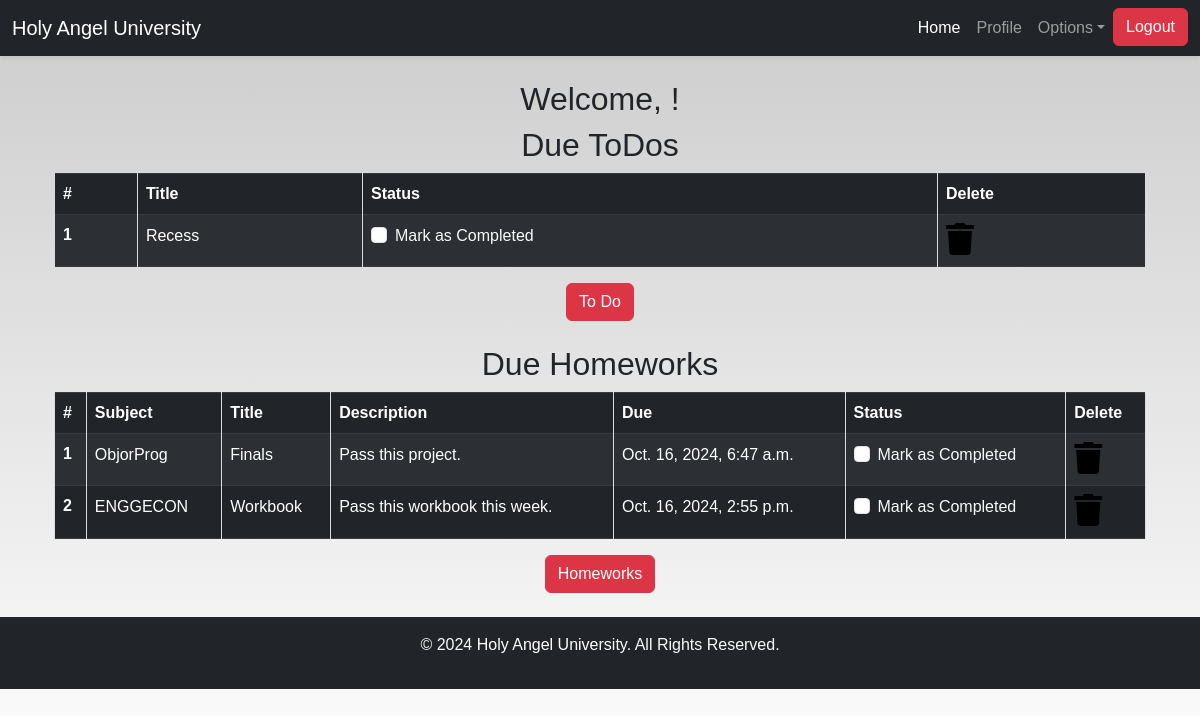
/profile/ (signed in), run on an earlier commit of the app's database.
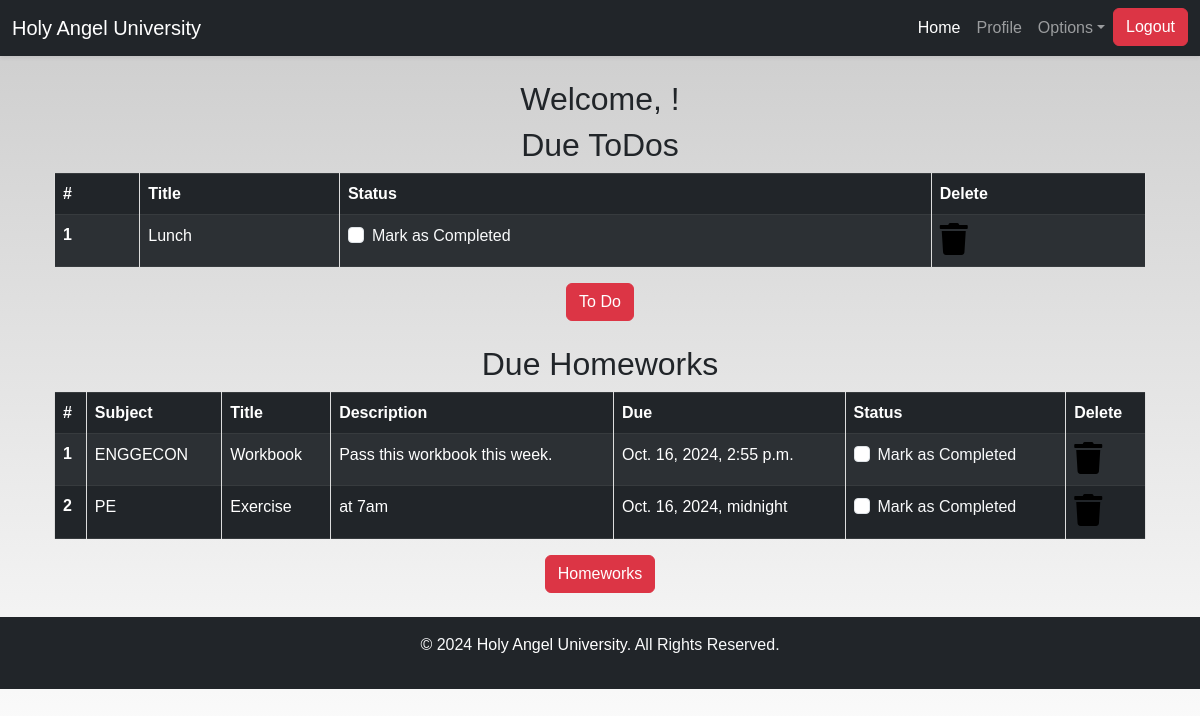
And on a later commit of the database.
### dashboard/models.py (models this page shows, shortened)
class Todo(models.Model):
    user = models.ForeignKey(User, on_delete=models.CASCADE)
    title = models.CharField(max_length=100)
    is_finished = models.BooleanField(default=False)

class Homework(models.Model):
    user = models.ForeignKey(User, on_delete=models.CASCADE)
    subject = models.CharField(max_length=50)
    title = models.CharField(max_length=100)
    description = models.TextField()
    due = models.DateTimeField()
    is_finished = models.BooleanField(default=False)

### dashboard/views.py (the view)
# urls.py: path('profile/', dashboard_views.profile, name='profile'),
def profile(request):
    homeworks = Homework.objects.filter(is_finished=False, user=request.user)
    todos = Todo.objects.filter(is_finished=False, user=request.user)
    context = {
        'homeworks': homeworks,
        'todos': todos,
        'homeworks_done': not homeworks.exists(),
        'todos_done': not todos.exists()
    }
    return render(request, "dashboard/profile.html", context)

### dashboard/templates/dashboard/profile.html
{% extends 'dashboard/base.html' %}
{% load static %}
{% load crispy_forms_tags %}
{% block content %}
<section class="text-center">
    <div class="container">
        <h2>Welcome, {{ user.first_name }} {{ user.middle_name }} {{ user.last_name }}!</h2>
        {% if not todos_done %}
        <h2>Due ToDos</h2>
        <table class="table table-striped table-bordered table-hover table-dark">
            <thead>
                <tr>
                    <th scope="col">#</th>
                    <th scope="col">Title</th>
                    <th scope="col">Status</th>
                    <th scope="col">Delete</th>
                </tr>
            </thead>
            <tbody>
            {% for todo in todos %}
                <tr>
                    <th scope="row">{{ forloop.counter }}</th>
                    <td>{{ todo.title }}</td>
                    <td>
                        <a href="{% url 'update-todo' todo.id %}">
                            <div class="form-check">
                                {% if todo.is_finished %}
                                <input class="form-check-input" type="checkbox" value="" checked>
                                {% else %}
                                <input class="form-check-input" type="checkbox" value="">
                                {% endif %}
                                <label class="form-check-label text-light" for="flexCheckDefault">
                                    Mark as Completed
                                </label>
                            </div>
                        </a>
                    </td>
                    <td><a href="{% url 'delete-todo' todo.id %}"><i class="fa fa-trash fa-2x"></i></a></td>
                </tr>
            {% endfor %}
            </tbody>
        </table>
        {% else %}
        <h3>All ToDos are completed!!!!</h3>
        {% endif %}
        <a href="{% url 'todo' %}" class="btn btn-danger">To Do</a>
        <br><br>
        {% if not homeworks_done %}
        <h2>Due Homeworks</h2>
        <table class="table table-striped table-bordered table-hover table-dark">
            <thead>
                <tr>
                    <th scope="col">#</th>
                    <th scope="col">Subject</th>
                    <th scope="col">Title</th>
                    <th scope="col">Description</th>
                    <th scope="col">Due</th>
                    <th scope="col">Status</th>
                    <th scope="col">Delete</th>
                </tr>
            </thead>
            <tbody>
            {% for homework in homeworks %}
                <tr>
                    <th scope="row">{{ forloop.counter }}</th>
                    <td>{{ homework.subject }}</td>
                    <td>{{ homework.title }}</td>
                    <td>{{ homework.description }}</td>
                    <td>{{ homework.due }}</td>
                    <td>
                        <a href="{% url 'update-homework' homework.id %}">
                            <div class="form-check">
                                {% if homework.is_finished %}
                                <input class="form-check-input" type="checkbox" value="" checked>
                                {% else %}
                                <input class="form-check-input" type="checkbox" value="">
                                {% endif %}
                                <label class="form-check-label text-light" for="flexCheckDefault">
                                    Mark as Completed
                                </label>
                            </div>
                        </a>
                    </td>
                    <td><a href="{% url 'delete-homework' homework.id %}"><i class="fa fa-trash fa-2x"></i></a></td>
                </tr>
            {% endfor %}
            </tbody>
        </table>
        {% else %}
        <h3>All Homeworks are completed!!!!</h3>
        {% endif %}
        <a href="{% url 'homework' %}" class="btn btn-danger">Homeworks</a>
    </div>
</section>
{% endblock content %}

What changed in the data, as far as the page shows it:
no longer on this page (row edited): Todo: title "Recess"
no longer on this page (row edited): Homework: subject "ObjorProg", title "Finals", description "Pass this project.", due "Oct. 16, 2024, 6:47 a.m."
now on this page (row edited): Todo: title "Lunch"
added Homework: subject "PE", title "Exercise", description "at 7am", due "Oct. 16, 2024, midnight"
